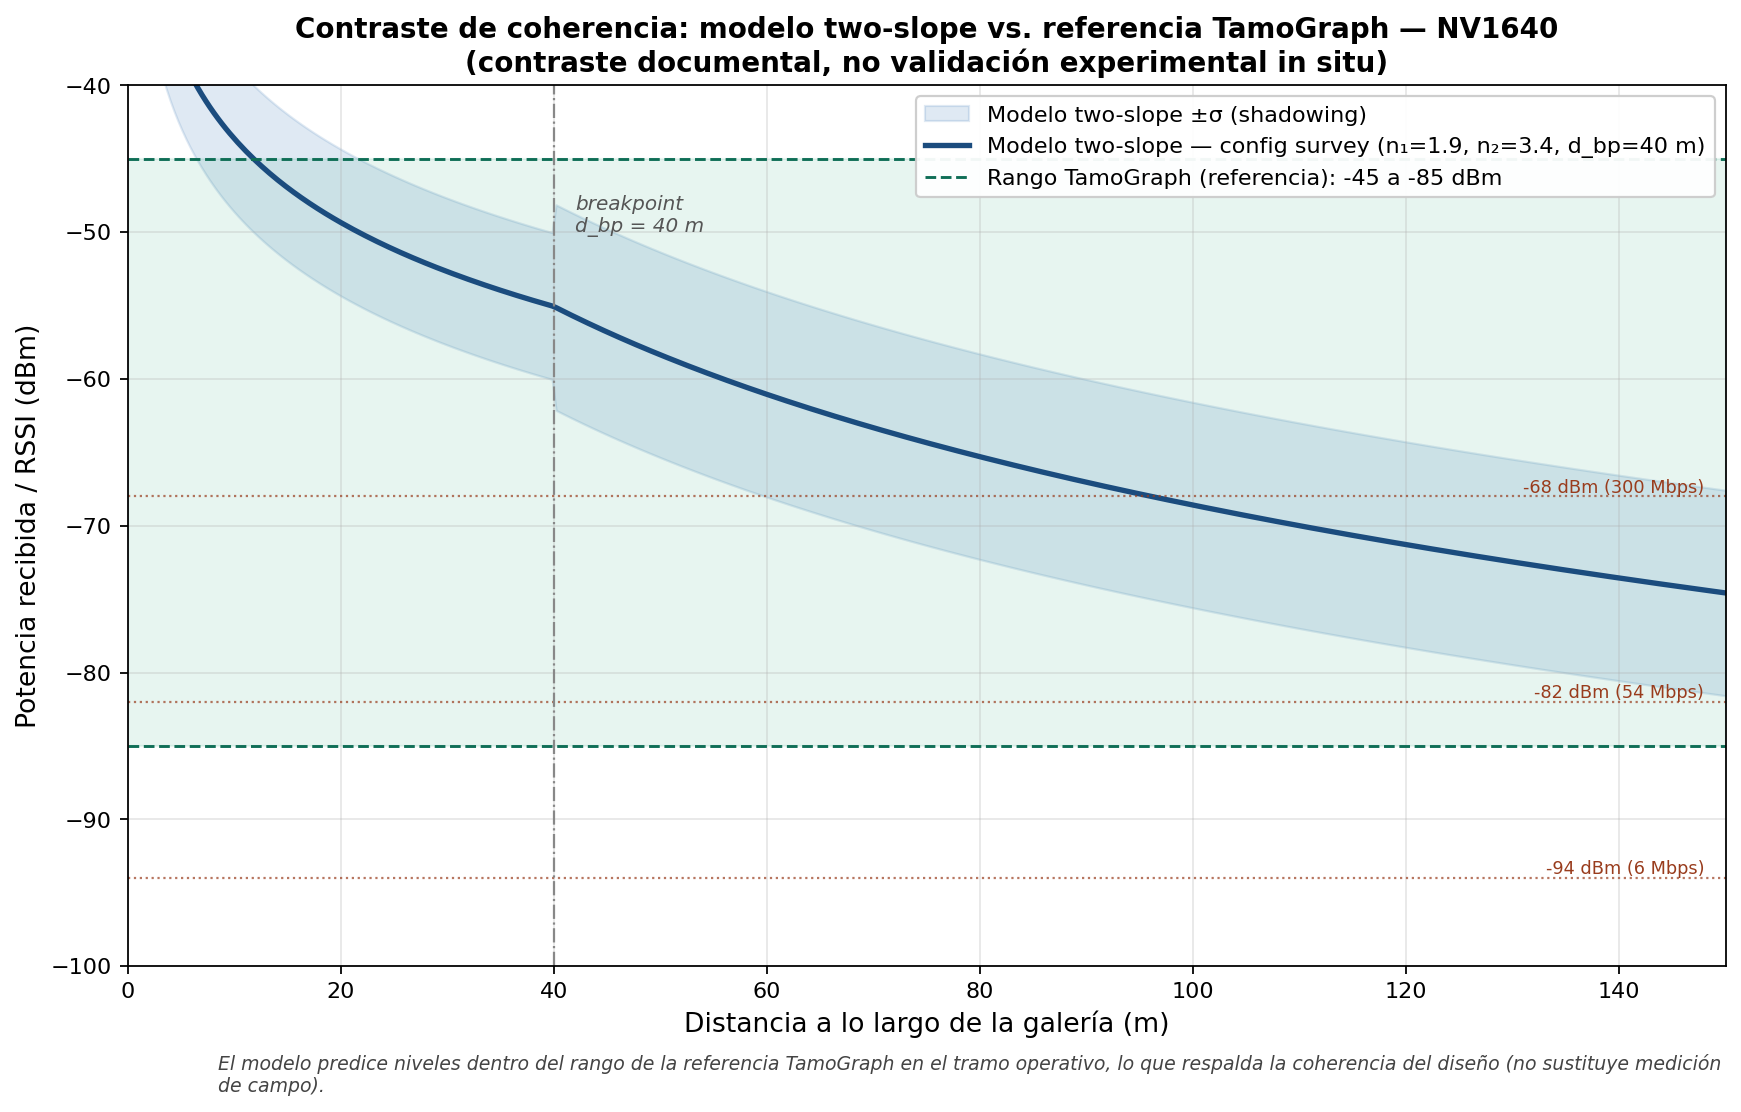

This figure's Python source:
"""
Contraste de coherencia: modelo two-slope vs. referencia TamoGraph
=================================================================
NO es validación experimental (la tesis lo declara así). Es un CONTRASTE
DOCUMENTAL: muestra que el modelo two-slope calibrado predice el nivel de señal
dentro del rango observado en los mapas del reporte TamoGraph del proyecto.
Corresponde a la Figura 16 mencionada en la tesis.

Ejecutar:  python contraste_tamograph.py  ->  contraste_tamograph.png
"""
import numpy as np, matplotlib
matplotlib.use("Agg")
import matplotlib.pyplot as plt

# ---- modelo two-slope calibrado (idéntico a modelo_definitivo.py) ----
# Para el CONTRASTE con TamoGraph se usa la config del dispositivo de SURVEY
# (misma antena/pérdidas que midió el TamoGraph: L_survey=19.2 dB, Gr=0), para
# que la comparación sea justa. El diseño real (Cardinal, L=9.4) da más señal.
FREQ=5.0e9; LAMBDA=3e8/FREQ
N1=1.9; N2=3.4; D_BP=40.0
PL_D0=20*np.log10(4*np.pi/LAMBDA)
PT=30.0; GT=11.0; GR_SURVEY=0.0; L_SURVEY=19.2   # config survey (comparar con TamoGraph)
SIG1=5.0; SIG2=7.0                                # shadowing LOS/NLOS (bandas ±σ)

def pr(d):
    d=np.maximum(d,1.0)
    pl=np.where(d<D_BP, PL_D0+10*N1*np.log10(d),
                PL_D0+10*N1*np.log10(D_BP)+10*N2*np.log10(d/D_BP))
    return PT+GT+GR_SURVEY-pl-L_SURVEY

d=np.linspace(1,150,400)
prd=pr(d)
sig=np.where(d<D_BP,SIG1,SIG2)

# ---- rango observado en el reporte TamoGraph (de los mapas de señal) ----
# El reporte muestra Signal Level entre ~-45 dBm (cerca AP) y ~-85 dBm (borde/fondo).
TG_MAX=-45.0; TG_MIN=-85.0

fig,ax=plt.subplots(figsize=(11,7))
# banda del modelo ±σ
ax.fill_between(d, prd-sig, prd+sig, color="#2E6FB0", alpha=0.15, label="Modelo two-slope ±σ (shadowing)")
ax.plot(d, prd, color="#1B4C7E", lw=2.4, label="Modelo two-slope — config survey (n₁=1.9, n₂=3.4, d_bp=40 m)")

# banda de referencia TamoGraph
ax.axhspan(TG_MIN, TG_MAX, color="#1D9E75", alpha=0.10)
ax.axhline(TG_MAX, color="#0F6E56", ls="--", lw=1.3, label=f"Rango TamoGraph (referencia): {TG_MAX:.0f} a {TG_MIN:.0f} dBm")
ax.axhline(TG_MIN, color="#0F6E56", ls="--", lw=1.3)

# umbrales de sensibilidad 802.11ac
for s,txt in [(-68,"-68 dBm (300 Mbps)"),(-82,"-82 dBm (54 Mbps)"),(-94,"-94 dBm (6 Mbps)")]:
    ax.axhline(s, color="#993C1D", ls=":", lw=1, alpha=0.7)
    ax.annotate(txt, (148,s), fontsize=8, color="#993C1D", ha="right", va="bottom")

# breakpoint
ax.axvline(D_BP, color="#888", ls="-.", lw=1)
ax.annotate("breakpoint\nd_bp = 40 m", (D_BP+2,-50), fontsize=9, color="#555", style="italic")

ax.set_xlabel("Distancia a lo largo de la galería (m)", fontsize=12)
ax.set_ylabel("Potencia recibida / RSSI (dBm)", fontsize=12)
ax.set_title("Contraste de coherencia: modelo two-slope vs. referencia TamoGraph — NV1640\n"
             "(contraste documental, no validación experimental in situ)",
             fontsize=12.5, fontweight="bold")
ax.legend(loc="upper right", fontsize=10, framealpha=0.95)
ax.grid(True, alpha=0.3)
ax.set_xlim(0,150); ax.set_ylim(-100,-40)

# nota de coherencia
en_rango = ((prd>=TG_MIN)&(prd<=TG_MAX)) | (prd>TG_MAX)
plt.figtext(0.13,0.02,
    "El modelo predice niveles dentro del rango de la referencia TamoGraph en el tramo operativo, "
    "lo que respalda la coherencia del diseño (no sustituye medición de campo).",
    fontsize=8.5, style="italic", color="#444", wrap=True)

plt.tight_layout(rect=[0,0.04,1,1])
import os
out=os.path.join(os.path.dirname(os.path.abspath(__file__)),"contraste_tamograph.png")
plt.savefig(out,dpi=160,bbox_inches="tight"); plt.close()
print(f"[OK] {out}")
print(f"RSSI modelo a 10m: {pr(10):.1f} dBm | a 40m: {pr(40):.1f} dBm | a 100m: {pr(100):.1f} dBm")
print(f"Rango TamoGraph referencia: {TG_MAX:.0f} a {TG_MIN:.0f} dBm")
